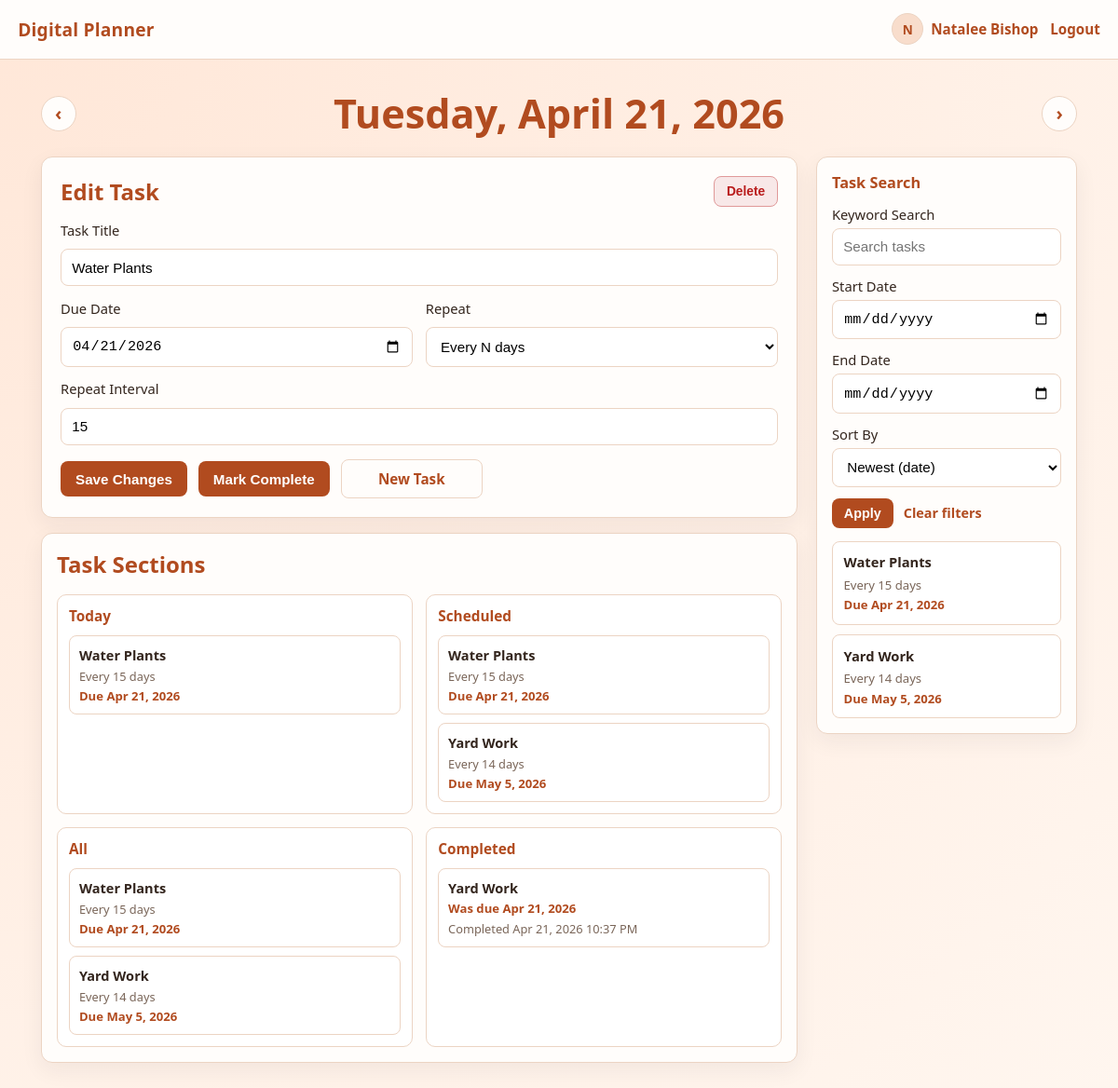
The page /tasks/new/?date=2026-04-21&task=1 (signed in) on the database its author committed.
### planner/models.py (models this page shows, shortened)
class Task(models.Model):
	REPEAT_ONE_TIME = 'one_time'
	REPEAT_DAILY = 'daily'
	REPEAT_EVERY_N_DAYS = 'every_n_days'
	REPEAT_EVERY_N_MONTHS = 'every_n_months'
	REPEAT_CHOICES = [
		(REPEAT_ONE_TIME, 'One time'),
		(REPEAT_DAILY, 'Daily'),
		(REPEAT_EVERY_N_DAYS, 'Every N days'),
		(REPEAT_EVERY_N_MONTHS, 'Every N months'),
	]
	user = models.ForeignKey(User, on_delete=models.CASCADE, related_name='tasks')
	title = models.CharField(max_length=160)
	start_date = models.DateField()
	due_date = models.DateField()
	repeat_type = models.CharField(max_length=20, choices=REPEAT_CHOICES, default=REPEAT_ONE_TIME)
	repeat_interval = models.PositiveIntegerField(default=1)
	recurrence_count = models.PositiveIntegerField(default=0)
	is_completed = models.BooleanField(default=False)
	completed_at = models.DateTimeField(blank=True, null=True)
	created_at = models.DateTimeField(auto_now_add=True)
	updated_at = models.DateTimeField(auto_now=True)
	class Meta:
		ordering = ['due_date', 'created_at', 'pk']
	def get_repeat_summary(self):
		if self.repeat_type == self.REPEAT_DAILY:
			return 'Daily'
		if self.repeat_type == self.REPEAT_EVERY_N_DAYS:
			suffix = 'day' if self.repeat_interval == 1 else 'days'
			return f"Every {self.repeat_interval} {suffix}"
		if self.repeat_type == self.REPEAT_EVERY_N_MONTHS:
			suffix = 'month' if self.repeat_interval == 1 else 'months'
			return f"Every {self.repeat_interval} {suffix}"
		return 'One time'

class TaskCompletion(models.Model):
	user = models.ForeignKey(User, on_delete=models.CASCADE, related_name='task_completions')
	task = models.ForeignKey(Task, on_delete=models.CASCADE, related_name='completions')
	title_snapshot = models.CharField(max_length=160)
	completed_due_date = models.DateField()
	completed_at = models.DateTimeField(auto_now_add=True)
	class Meta:
		ordering = ['-completed_at', '-pk']

### planner/views.py (the view, shortened to what this page needs)
# urls.py: path('tasks/new/', views.task_create_view, name='task-create'),
@login_required
def task_create_view(request):
	context = _build_authenticated_context(request.user, 'Add Task')
	_apply_selected_date_context(context, request)
	_apply_sort_filter_context(context, request)
	task_filter_query = _build_task_filter_query(request)
	selected_task = None
	selected_task_id = request.GET.get('task', '').strip()
	if selected_task_id:
		try:
			selected_task = Task.objects.get(pk=selected_task_id, user=request.user)
		except (Task.DoesNotExist, ValueError):
			raise Http404('Task not found.')
	if request.method == 'POST':
		posted_task_id = request.POST.get('task_id', '').strip()
		if posted_task_id:
			try:
				selected_task = Task.objects.get(pk=posted_task_id, user=request.user)
			except (Task.DoesNotExist, ValueError):
				raise Http404('Task not found.')
		selected_date_value = _parse_optional_date(request.POST.get('selected_date', '')) or date.today()
		action = request.POST.get('action')
		if action == 'delete':
			if selected_task:
				selected_task.delete()
			redirect_query = {'date': selected_date_value.isoformat()}
			if task_filter_query:
				return redirect(f"{request.path}?{urlencode(redirect_query)}&{task_filter_query}")
			return redirect(f"{request.path}?{urlencode(redirect_query)}")
		if action == 'complete' and selected_task:
			_complete_task(selected_task, request.user)
			redirect_date = selected_task.due_date if not selected_task.is_completed else selected_date_value
			redirect_query = {'date': redirect_date.isoformat()}
			if task_filter_query:
				return redirect(f"{request.path}?{urlencode(redirect_query)}&{task_filter_query}")
			return redirect(f"{request.path}?{urlencode(redirect_query)}")
		task_form = TaskForm(request.POST, instance=selected_task)
		if task_form.is_valid():
			task = task_form.save(commit=False)
			task.user = request.user
			task.is_completed = False
			task.completed_at = None
			task.recurrence_count = 0
			task.due_date = task.start_date
			task.save()
			redirect_query = {'date': task.due_date.isoformat(), 'task': str(task.pk)}
			if task_filter_query:
				return redirect(f"{request.path}?{urlencode(redirect_query)}&{task_filter_query}")
			return redirect(f"{request.path}?{urlencode(redirect_query)}")
	else:
		selected_date_value = _parse_optional_date(context['selected_date']) or date.today()
		if selected_task:
			task_form = TaskForm(instance=selected_task)
	today_value = date.today()
	active_tasks = Task.objects.filter(user=request.user, is_completed=False).order_by('due_date', 'created_at', 'pk')
	context['task_form'] = task_form
	context['tasks'] = _build_task_list_query(request.user, request)
	context['today_tasks'] = active_tasks.filter(due_date=today_value)
	context['scheduled_tasks'] = active_tasks.exclude(repeat_type=Task.REPEAT_ONE_TIME)
	context['all_tasks'] = active_tasks
	context['completed_tasks'] = TaskCompletion.objects.filter(user=request.user).order_by('-completed_at', '-pk')[:10]
	context['selected_task'] = selected_task
	context['selected_task_id'] = str(selected_task.pk) if selected_task else ''
	context['task_filter_query'] = task_filter_query
	return render(request, 'planner/task_create.html', context)

### planner/templates/planner/task_create.html (shortened to what this page needs)
{% extends 'planner/base.html' %}
{% block content %}
<div class="content-shell">
    <div class="object-page-date-nav" aria-label="Date navigation">
        <a class="date-arrow-link" href="{% url 'task-create' %}?date={{ selected_date_prev }}"
            aria-label="Previous day">&lsaquo;</a>
        <h2 class="object-page-date">{{ selected_date_display }}</h2>
        <a class="date-arrow-link" href="{% url 'task-create' %}?date={{ selected_date_next }}"
            aria-label="Next day">&rsaquo;</a>
    </div>
    <div class="object-page-layout">
        <section class="task-main" aria-label="Task editor and sections">
            <div class="card task-card">
                <form method="post" class="task-form">
                    <div class="task-header">
                        <h2>
                            {% if selected_task %}
                            Edit Task
                            {% else %}
                            New Task
                            {% endif %}
                        </h2>
                        {% if selected_task %}
                        <button class="task-danger-action" type="submit" name="action" value="delete"
                            onclick="return confirm('Delete this task permanently?');">
                            Delete
                        </button>
                        {% endif %}
                    </div>
                    <div class="task-grid">
                        <div class="task-field full">
                            <label for="id_title">Task Title</label>
                            {{ task_form.title }}
                        </div>
                        <div class="task-field">
                            <label for="id_start_date">Due Date</label>
                            {{ task_form.start_date }}
                        </div>
                        <div class="task-field">
                            <label for="id_repeat_type">Repeat</label>
                            {{ task_form.repeat_type }}
                        </div>
                        <div id="task-interval-row" class="task-field full task-interval-row" hidden>
                            <label for="id_repeat_interval">Repeat Interval</label>
                            {{ task_form.repeat_interval }}
                        </div>
                    </div>
                    <div class="task-actions">
                        <button type="submit">
                            {% if selected_task %}
                            Save Changes
                            {% else %}
                            Save Task
                            {% endif %}
                        </button>
                        {% if selected_task %}
                        <button type="submit" name="action" value="complete">Mark Complete</button>
                        {% endif %}
                        <a class="task-secondary-action" href="{% url 'task-create' %}?date={{ selected_date }}">New
                            Task</a>
                    </div>
                </form>
            </div>
            <div class="card sections-card">
                <h2>Task Sections</h2>
                <div class="sections-grid">
                    <section class="section-box">
                        <h3>Today</h3>
                        <ul class="task-list">
                            {% for task in today_tasks %}
                            <li class="task-item">
                                <a class="task-link"
                                    href="{% url 'task-create' %}?date={{ task.due_date|date:'Y-m-d' }}&task={{ task.pk }}{% if task_filter_query %}&{{ task_filter_query }}{% endif %}">
                                    <p class="task-item-title">{{ task.title }}</p>
                                    <p class="task-item-meta">{{ task.get_repeat_summary }}</p>
                                    <p class="task-item-date">Due {{ task.due_date|date:"M j, Y" }}</p>
                                </a>
                            </li>
                            {% empty %}
                            <li>
                                <p class="task-empty">No tasks due today.</p>
                            </li>
                            {% endfor %}
                        </ul>
                    </section>
                    <section class="section-box">
                        <h3>Scheduled</h3>
                        <ul class="task-list">
                            {% for task in scheduled_tasks %}
                            <li class="task-item">
                                <a class="task-link"
                                    href="{% url 'task-create' %}?date={{ task.due_date|date:'Y-m-d' }}&task={{ task.pk }}{% if task_filter_query %}&{{ task_filter_query }}{% endif %}">
                                    <p class="task-item-title">{{ task.title }}</p>
                                    <p class="task-item-meta">{{ task.get_repeat_summary }}</p>
                                    <p class="task-item-date">Due {{ task.due_date|date:"M j, Y" }}</p>
                                </a>
                            </li>
                            {% empty %}
                            <li>
                                <p class="task-empty">No recurring tasks scheduled.</p>
                            </li>
                            {% endfor %}
                        </ul>
                    </section>
                    <section class="section-box">
                        <h3>All</h3>
                        <ul class="task-list">
                            {% for task in all_tasks %}
                            <li class="task-item">
                                <a class="task-link"
                                    href="{% url 'task-create' %}?date={{ task.due_date|date:'Y-m-d' }}&task={{ task.pk }}{% if task_filter_query %}&{{ task_filter_query }}{% endif %}">
                                    <p class="task-item-title">{{ task.title }}</p>
                                    <p class="task-item-meta">{{ task.get_repeat_summary }}</p>
                                    <p class="task-item-date">Due {{ task.due_date|date:"M j, Y" }}</p>
                                </a>
                            </li>
                            {% empty %}
                            <li>
                                <p class="task-empty">No active tasks.</p>
                            </li>
                            {% endfor %}
                        </ul>
                    </section>
                    <section class="section-box">
                        <h3>Completed</h3>
                        <ul class="task-list">
                            {% for item in completed_tasks %}
                            <li class="task-item">
                                <div class="task-link">
                                    <p class="task-item-title">{{ item.title_snapshot }}</p>
                                    <p class="task-item-date">Was due {{ item.completed_due_date|date:"M j, Y" }}</p>
                                    <p class="task-item-meta">Completed {{ item.completed_at|date:"M j, Y g:i A" }}</p>
                                </div>
                            </li>
                            {% empty %}
                            <li>
                                <p class="task-empty">No completed tasks yet.</p>
                            </li>
                            {% endfor %}
                        </ul>
                    </section>
                </div>
            </div>
        </section>
        <aside class="object-sidebar" aria-label="Previous tasks and filters">
            <div class="card">
                <h3>Task Search</h3>
                <form method="get">
                    <div class="sidebar-form-row">
                        <label for="task-keyword">Keyword Search</label>
                        <input id="task-keyword" name="keyword" type="text" placeholder="Search tasks"
                            value="{{ request.GET.keyword|default:'' }}">
                    </div>
                    <div class="sidebar-form-row">
                        <label for="task-start-date">Start Date</label>
                        <input id="task-start-date" name="start_date" type="date"
                            value="{{ request.GET.start_date|default:'' }}">
                    </div>
                    <div class="sidebar-form-row">
                        <label for="task-end-date">End Date</label>
                        <input id="task-end-date" name="end_date" type="date"
                            value="{{ request.GET.end_date|default:'' }}">
                    </div>
                    <div class="sidebar-form-row">
                        <label for="task-sort">Sort By</label>
                        <select id="task-sort" name="sort">
                            <option value="newest" {{ sort_newest_selected }}>Newest (date)</option>
                        </select>
                    </div>
                    <div class="sidebar-actions">
                        <button type="submit">Apply</button>
                        <a class="clear-filters-link" href="{% url 'task-create' %}?date={{ selected_date }}">Clear
                            filters</a>
                    </div>
                </form>
                <ul class="history-list" aria-label="Filtered task list">
                    {% for task in tasks %}
                    <li class="history-item">
                        <a class="history-link"
                            href="{% url 'task-create' %}?date={{ task.due_date|date:'Y-m-d' }}&task={{ task.pk }}{% if task_filter_query %}&{{ task_filter_query }}{% endif %}">
                            <p class="history-item-title">{{ task.title }}</p>
                            <p class="history-item-meta">{{ task.get_repeat_summary }}</p>
                            <p class="history-item-date">Due {{ task.due_date|date:"M j, Y" }}</p>
                        </a>
                    </li>
                    {% empty %}
                    <li class="history-item">
                        <div class="history-link">
                            <p class="history-item-title">No active tasks match these filters.</p>
                        </div>
                    </li>
                    {% endfor %}
                </ul>
            </div>
        </aside>
    </div>
</div>
{% endblock %}

### rows shown on the page
Task: title "Water Plants", start_date "04/21/2026", repeat_type "Every N days", repeat_interval "15", get_repeat_summary "Every 15 days", due_date "Apr 21, 2026"
Task: title "Yard Work", get_repeat_summary "Every 14 days", due_date "May 5, 2026"
TaskCompletion: title_snapshot "Yard Work", completed_due_date "Apr 21, 2026", completed_at "Apr 21, 2026 10:37 PM"

### other values the page prints
{{ avatar_initial }} "N"
{{ display_name }} "Natalee Bishop"
{{ selected_date_display }} "Tuesday, April 21, 2026"
